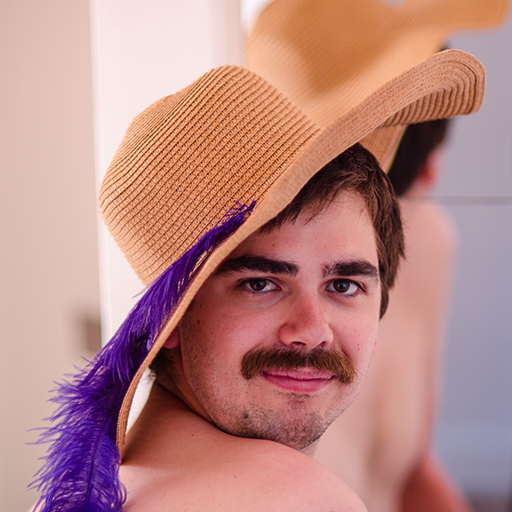
#> input picture img/lenna_alt.png, 512 x 512 px; its folder holds only this picture in this run
$ python main.py --image img/lenna_alt.png
#> lines starting #> are read from the running program, lines starting #| are printed output that depends on the picture
import argparse
import os
import cv2

DEFAULT_FOLDER_PATH = './img/'


def img_detect_faces(img_path):
#> called with img_path = 'img/lenna_alt.png'
    face_cascade = cv2.CascadeClassifier(cv2.data.haarcascades + 'haarcascade_frontalface_default.xml')

    image = cv2.imread(img_path)
#> image is the input picture: shape (512, 512, 3); mean B, G, R 131.7, 136.1, 185.9

    if image is None:
        print(f"Error: Could not read image {img_path}")
        return

    gray = cv2.cvtColor(image, cv2.COLOR_BGR2GRAY)
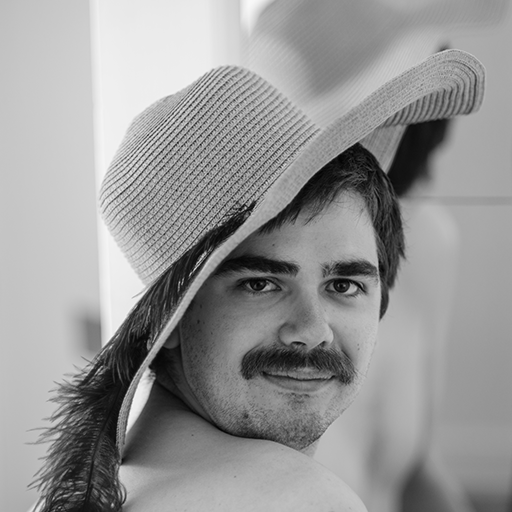
#> gray: shape (512, 512); min 0, max 248, mean 150.5

    faces = face_cascade.detectMultiScale(gray, scaleFactor=1.1, minNeighbors=5)
#> faces = [[195, 196, 225, 225]]

    return faces


def img_save_faces_rects(img_path, faces, img_out_path):
    image = cv2.imread(img_path)

    if image is None:
        print(f"Error: Could not read image {img_path}")
        return

    for (x, y, w, h) in faces:
        cv2.rectangle(image, (x, y), (x + w, y + h), (0, 0, 255), 2)
        cv2.imwrite(img_out_path, image)


def collect_img_paths_from_folder(folder_path):
    img_paths = []
    for filename in os.listdir(folder_path):
        if filename.lower().endswith(('.png', '.jpg', '.jpeg')):
            img_path = os.path.join(folder_path, filename)
            img_paths.append(img_path)

    return img_paths


def main():
    parser = argparse.ArgumentParser(description='Detect faces in images.')
    parser.add_argument('--image', type=str, help='Path to a single image file.')

    args = parser.parse_args()

    img_paths = []

    if args.image:
        if not os.path.isfile(args.image):
            print(f"Error: The file '{args.image}' does not exist.")
            return

        img_paths.append(args.image)
    else:
        if not os.path.isdir(DEFAULT_FOLDER_PATH):
            print(f"Error: The default folder path '{DEFAULT_FOLDER_PATH}' does not exist.")
            return

        img_paths = collect_img_paths_from_folder(DEFAULT_FOLDER_PATH)

    for img_path in img_paths:
        directory = os.path.dirname(img_path)
        directory = os.path.join(directory, 'out')
        os.makedirs(directory, exist_ok=True)

        faces = img_detect_faces(img_path)
#> faces = [[195, 196, 225, 225]]

        print(f"{img_path}:")
        for i, (x, y, w, h) in enumerate(faces):
            print(f"\t{i}: (x={x}, y={y}, w={w}, h={h})")
#> this loop made 1 pass
#| 	0: (x=195, y=196, w=225, h=225)

        img_out_path = os.path.join(directory, os.path.basename(img_path))
        img_save_faces_rects(img_path, faces, img_out_path)
#> the loop in img_save_faces_rects, `for (x, y, w, h) in faces:` made 1 pass
#> pass 1, in img_save_faces_rects, `cv2.imwrite(img_out_path, image)`:
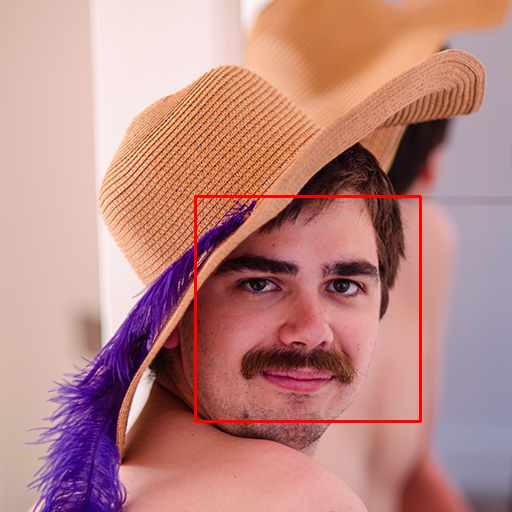
#> saved as lenna_alt.png: shape (512, 512, 3); mean B, G, R 130.7, 135, 186.8


if __name__ == '__main__':
    main()
